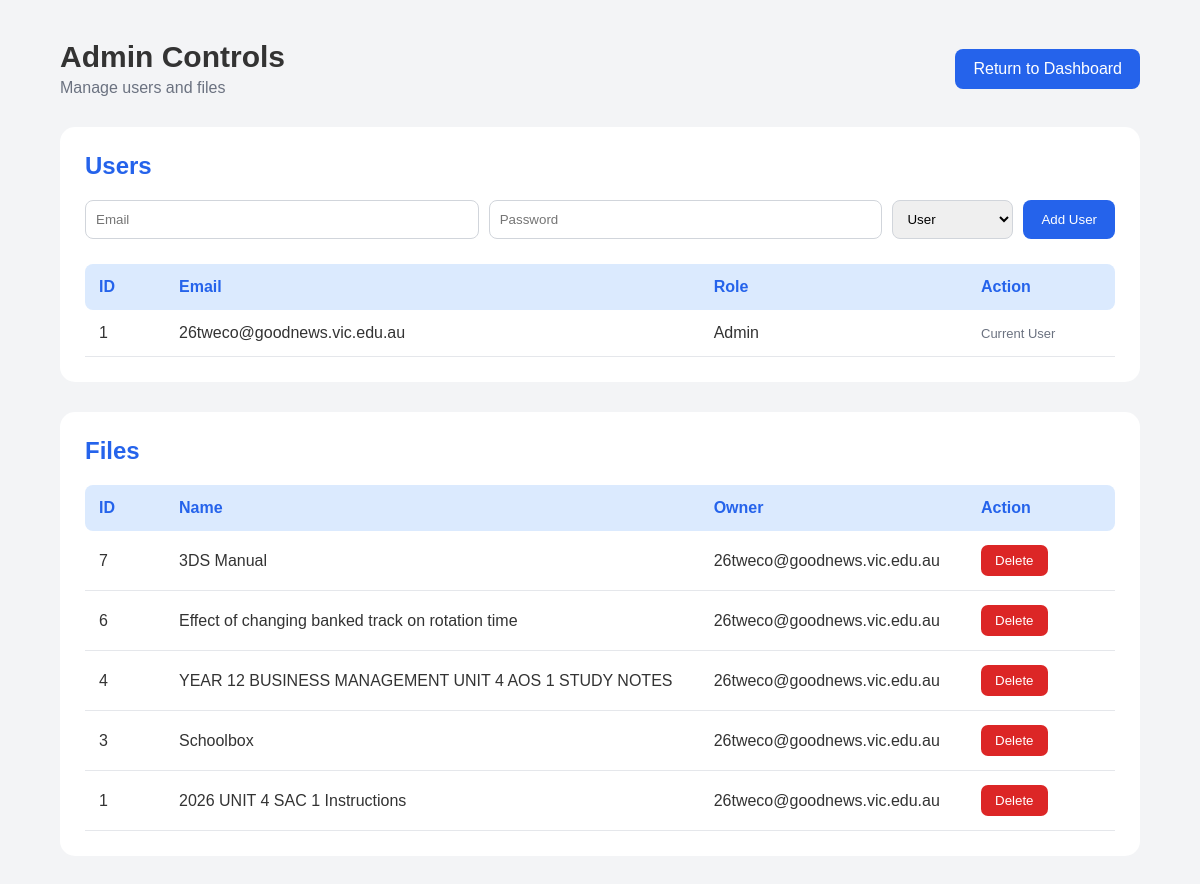
The page /admin (signed in) on the database as committed earlier.
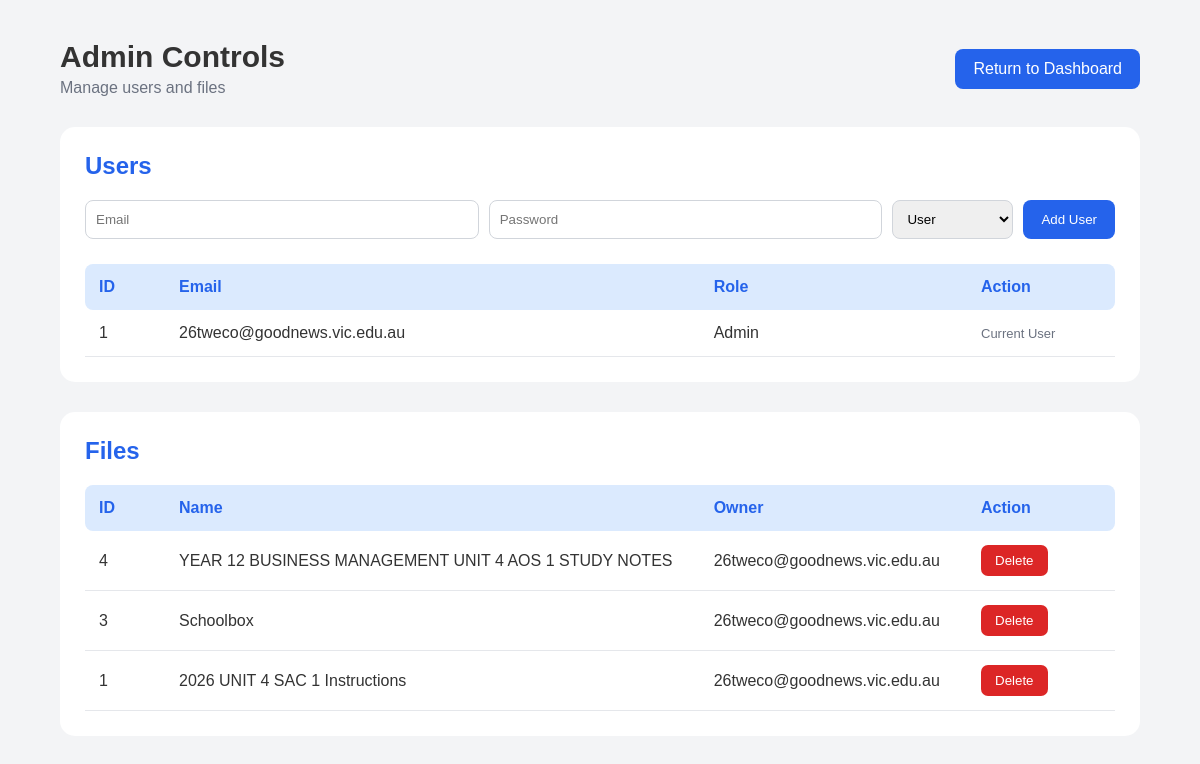
The same page on the database as committed later.
### tables this page shows
CREATE TABLE Users (

        UserID INTEGER PRIMARY KEY AUTOINCREMENT,

        Email TEXT UNIQUE NOT NULL,

        Password TEXT NOT NULL,

        Role TEXT NOT NULL DEFAULT 'User'

    );

CREATE TABLE Files (

        FileID INTEGER PRIMARY KEY AUTOINCREMENT,

        FileName TEXT NOT NULL,

        FileType TEXT NOT NULL,

        FileURL TEXT NOT NULL,

        FileOwner TEXT NOT NULL,

        LastAccessed TEXT NOT NULL,

        FileSize TEXT,

        IsPinned INTEGER DEFAULT 0

    );

### app.py (the view)
@app.route("/admin")
def admin():
    if "email" not in session:
        return redirect(url_for("login_page"))
    if session.get("role") != "Admin":
        return redirect(url_for("dashboard"))
    connection = sqlite3.connect(DATABASE)
    connection.row_factory = sqlite3.Row
    cursor = connection.cursor()
    cursor.execute("""
        SELECT UserID, Email, Role
        FROM Users
        ORDER BY UserID
    """)
    users = cursor.fetchall()
    cursor.execute("""
        SELECT *
        FROM Files
        ORDER BY FileID DESC
    """)
    files = cursor.fetchall()
    connection.close()
    return render_template(
        "admin.html",
        users=users,
        files=files
    )

### templates/admin.html (shortened to what this page needs)
<!DOCTYPE html>
<html lang="en">
<head>
    <link
        rel="stylesheet"
        href="{{ url_for('static', filename='css/admin.css') }}"
    >
</head>
<body>
<div class="admin-container">
    <header class="admin-header">
        <div>
            <h1>Admin Controls</h1>
            <p>
                Manage users and files
            </p>
        </div>
        <a
            href="{{ url_for('dashboard') }}"
            class="back-btn"
        >
            Return to Dashboard
        </a>
    </header>
    <section class="admin-section">
        <h2>Users</h2>
        <form
            action="{{ url_for('add_user') }}"
            method="POST"
            class="add-user-form"
        >
            <input
                type="email"
                name="email"
                placeholder="Email"
                required
            >
            <input
                type="password"
                name="password"
                placeholder="Password"
                required
            >
            <select
                name="role"
                required
            >
                <option value="User">
                    User
                </option>
            </select>
            <button type="submit">
                Add User
            </button>
        </form>
        <div class="admin-table">
            <div class="table-head users-grid">
                <div>ID</div>
                <div>Email</div>
                <div>Role</div>
                <div>Action</div>
            </div>
            {% for user in users %}
                <div class="table-row users-grid">
                    <div>
                        {{ user["UserID"] }}
                    </div>
                    <div>
                        {{ user["Email"] }}
                    </div>
                    <div>
                        {{ user["Role"] }}
                    </div>
                    <div>
                        {% if user["Email"] != session.get("email") %}
                            <form
                                action="{{ url_for('delete_user', user_id=user['UserID']) }}"
                                method="POST"
                            >
                                <button
                                    type="submit"
                                    class="delete-btn"
                                >
                                    Delete
                                </button>
                            </form>
                        {% else %}
                            <span class="current-user">
                                Current User
                            </span>
                        {% endif %}
                    </div>
                </div>
            {% endfor %}
        </div>
    </section>
    <section class="admin-section">
        <h2>Files</h2>
        <div class="admin-table">
            <div class="table-head files-grid">
                <div>ID</div>
                <div>Name</div>
                <div>Owner</div>
                <div>Action</div>
            </div>
            {% for file in files %}
                <div class="table-row files-grid">
                    <div>
                        {{ file["FileID"] }}
                    </div>
                    <div>
                        {{ file["FileName"] }}
                    </div>
                    <div>
                        {{ file["FileOwner"] }}
                    </div>
                    <div>
                        <form
                            action="{{ url_for('delete_file', file_id=file['FileID']) }}"
                            method="POST"
                        >
                            <button
                                type="submit"
                                class="delete-btn"
                            >
                                Delete
                            </button>
                        </form>
                    </div>
                </div>
            {% endfor %}
        </div>
    </section>
</div>
</body>
</html>

Rows that differ between the two databases and show on the page:
removed Files: FileID "7", FileName "3DS Manual", FileOwner "26tweco@goodnews.vic.edu.au"
removed Files: FileID "6", FileName "Effect of changing banked track on rotation time", FileOwner "26tweco@goodnews.vic.edu.au"
